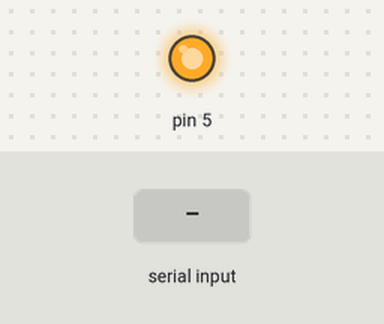
This sketch was run on a simulated Arduino Uno, built with avr-gcc and run on an emulated ATmega328P. On the bench: output pins drawn as LEDs (lit = HIGH). The test bench sets the inputs (shaded band). What the sketch prints to the serial monitor is not drawn.

Above: at 1.2 s.
1.3 s: "1" received over Serial
At 2.1 s:
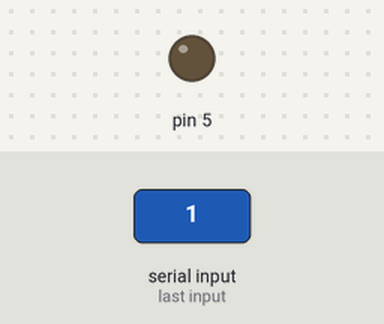
2.8 s: "1" received over the second serial link
Timing chart, 0 to 5.8 s (numbered marks = the images above; inputs shaded):
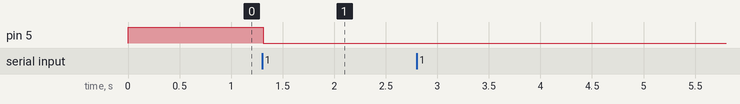

The sketch:

well-sensor-master.ino
```cpp
#include <SoftwareSerial.h>

SoftwareSerial mySerial(3, 4); // RX, TX

void setup() {
  // Open serial communications and wait for port to open:
  Serial.begin(57600);
  pinMode(5, OUTPUT);
  toTx();

  while (!Serial) {
    ; // wait for serial port to connect. Needed for native USB port only
  }


  Serial.println("Goodnight moon!");


  // set the data rate for the SoftwareSerial port
  mySerial.begin(4800);
}

void loop() { // run over and over
  if(Serial.available()){
    toTx();
    mySerial.write(Serial.read());
    delay(10);
    toRx();
  }

  if(mySerial.available()){
     int rx = mySerial.read();
    Serial.write(rx);
  }

}

void toTx() {
  digitalWrite(5, HIGH);
}

void toRx() {
  digitalWrite(5, LOW);
}
```

Measured:
- after the input at 1.3 s, pin 5: HIGH → LOW at once
- after the input at 2.8 s, every drawn part: stays the same
